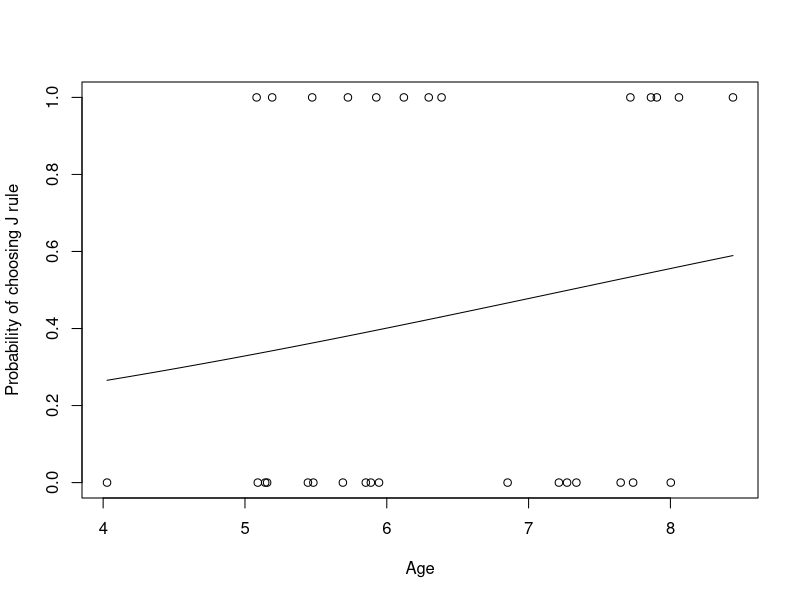

This chart was generated by the following R code:
library(tidyverse)
library(lme4)

setwd("")
crpp = read.csv("crpp.csv", header = TRUE, stringsAsFactors = TRUE)
crpp = as_tibble(crpp)

# Remove exclusions and select only the relevant columns.
crpp = dplyr::filter(crpp, crpp$Excluded..Y.N. == "N")
crpp_s = select(crpp, Subject.ID, Chosen.rule, Sex, Decimal.Age)

# Simplify to J/B
crpp_s$Chosen.rule = dplyr::recode(crpp_s$Chosen.rule, "Beth/Ben" = "B", "Jane/Jim" = "J")

# Logistic regression
crpp.glm = glm(Chosen.rule ~ 1+Decimal.Age, crpp_s, family = "binomial")
summary(crpp.glm)

# Plot the data points and prediction curve.
crpp_s$Chosen.rule = dplyr::recode(crpp_s$Chosen.rule, "B" = 0, "J" = 1)
plot(crpp_s$Decimal.Age, crpp_s$Chosen.rule, xlab="Age", ylab="Probability of choosing J rule")
curve(predict(crpp.glm,data.frame(Decimal.Age=x), type="resp"),add=TRUE)
